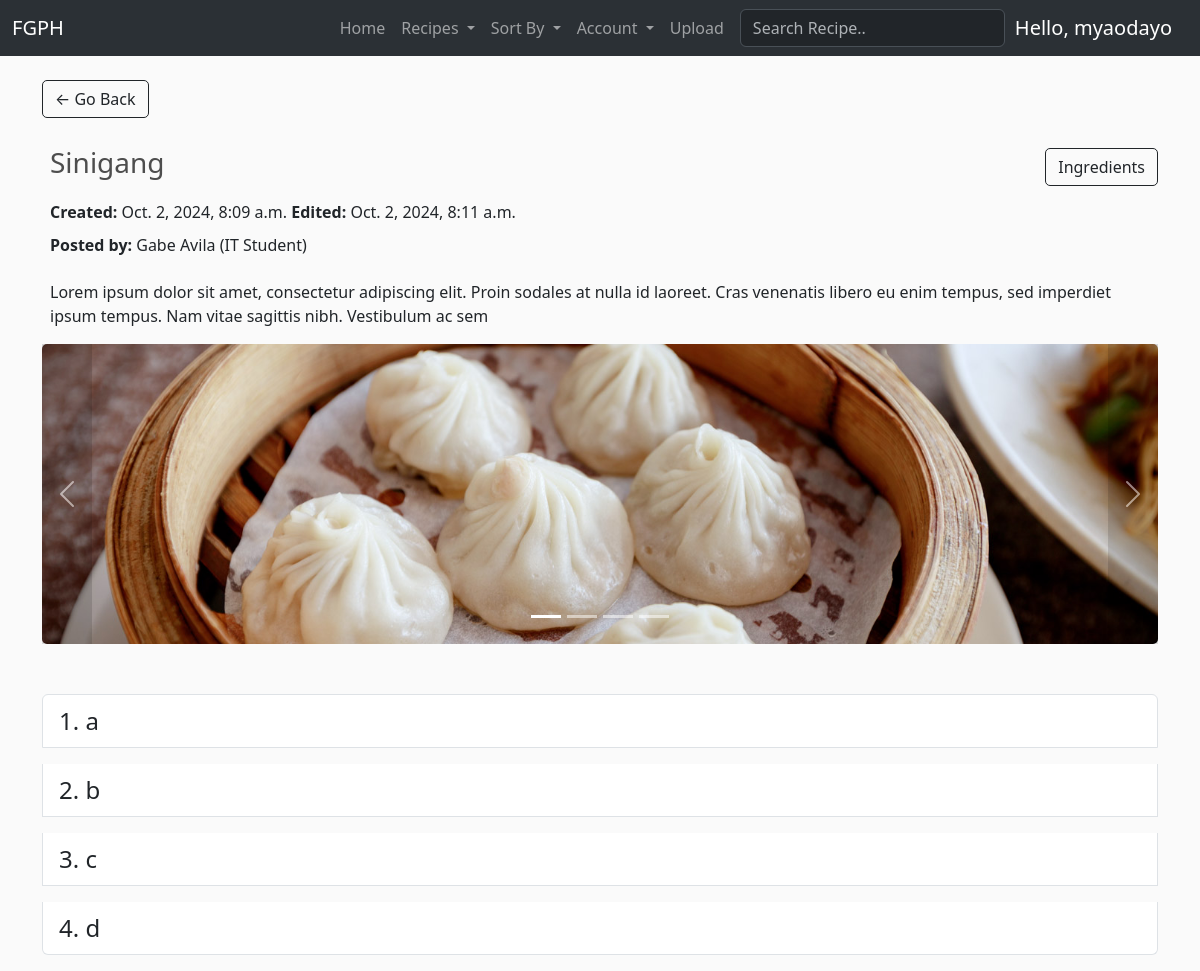
The app's page /recipe/6 (signed in) with its own data.
### FGPH/models.py (models this page shows, shortened)
class Recipe(models.Model):
	author = models.ForeignKey(RegisteredUser, null=True, on_delete=models.CASCADE, related_name='recipes')
	name = models.CharField(max_length=64)
	category = models.ForeignKey(Category, null=True, blank=True, on_delete=models.SET_NULL, related_name='recipes')
	tags = models.ManyToManyField(Tag)
	thumbnail = models.ImageField(default='placeholder.png')
	region = models.ForeignKey(Region, null=True, blank=True, on_delete=models.SET_NULL, related_name='recipes')
	description = models.CharField(max_length=500, null=True, blank=True)
	steps = models.JSONField(null=True)
	ingredients = models.JSONField(null=True)
	preparation_time = models.CharField(max_length=64, null=True, blank=True)
	serving_size = models.IntegerField(
		null=True,
		blank=True,
        validators=[
            MaxValueValidator(500),
            MinValueValidator(1)
        ]
    )
	date_created = models.DateTimeField(auto_now_add=True, null=True)
	date_modified = models.DateTimeField(auto_now=True, null=True)
	@property
	def recipeSteps(self):
		return json.loads(self.steps)

class RegisteredUser(models.Model):
	user = models.OneToOneField(User, null=True, blank=True, on_delete=models.CASCADE)
	name = models.CharField(max_length=200, null=True)
	email = models.CharField(max_length=200)
	title = models.CharField(default="", max_length=200, blank=True)
	profile_pic = models.ImageField(default="pfp.png", null=True, blank=True)
	date_created = models.DateTimeField(auto_now_add=True, null=True)
	def __str__(self):
	    return str(self.name)

class Image(models.Model):
	recipe = models.ForeignKey(Recipe, null=True, on_delete=models.CASCADE, related_name='images')
	photo = models.ImageField(null=True, upload_to=get_image_filename, verbose_name='Image')
	def __str__(self):
		return str(self.recipe.name)
	@property
	def imageURL(self):
		try:
			url = self.photo.url
		except:
			url = ''
		return url

### FGPH/views.py (the view)
# urls.py: path("recipe/<str:recipeId>", views.recipe, name='recipe'),
def recipe(request, recipeId):
    categories = Category.objects.all()
    recipe = Recipe.objects.get(id=recipeId)
    images = recipe.images.all()
    print(images.order_by("id"))
    steps = recipe.steps
    ingredients = recipe.ingredients
    context = {'categories': categories, 'recipe': recipe, 'images': images, 'steps': steps, 'ingredients': ingredients}
    return render(request, 'FGPH/recipe.html', context)

### FGPH/templatetags/get_group.py (called while the page is built)
@register.filter(name='has_group')
def has_group(user, group_name):
    return user.groups.filter(name=group_name).exists()

### FGPH/templates/FGPH/recipe.html (shortened to what this page needs)
{% extends 'FGPH/template.html' %}
{% load static %}
{% block content %}
<a class="btn btn-outline-dark" href="javascript:history.back()">&#x2190; Go Back</a>
<div class="d-flex mb-1">
  <div class="d-flex justify-content-start me-auto p-2">
    <h3 style="padding-top: 20px;">{{ recipe.name }}</h3>
  </div>
  <div style="height: fit-content; margin-top: 30px;" class="btn btn-outline-dark" data-bs-toggle="offcanvas" data-bs-target="#offcanvasNavbar" aria-controls="offcanvasNavbar" aria-label="Toggle navigation">Ingredients</div>
</div>
<div style="margin-bottom: 30px;">
  <p class="ms-2"> <strong>Created:</strong> {{ recipe.date_created }} <strong>Edited:</strong> {{ recipe.date_modified }}</p>
  <p style="line-height: 10px;" class="ms-2"><strong>Posted by:</strong> {{ recipe.author }} ({{ recipe.author.title }})</p>
</div>
<div>
  <p class="ms-2">{{ recipe.description }}</p>
</div>
<div id="myCarousel" class="carousel slide">
  <div class="carousel-indicators">
    {% for image in images %}
    <button type="button" data-bs-target="#myCarousel" data-bs-slide-to="0" class="carousel-indicators-btn active"></button>
    {% endfor %}
  </div>
  <div class="carousel-inner">
    {% for image in images %}
    <div style="height: 300px;" class="carousel-item">
      <img src="{{ image.imageURL }}" style="height: 300px;" class="thumbnail myImg" alt="{{ recipe.name }}">
    </div>
    {% endfor %}
  </div>
  <button class="bg-black bg-opacity-25 carousel-control-prev disabled" style="width: 50px;" type="button" data-bs-target="#myCarousel" data-bs-slide="prev">
    <span class="carousel-control-prev-icon" aria-hidden="true"></span>
  </button>
  <button class="bg-black bg-opacity-25 carousel-control-next disabled" style="width: 50px;" type="button" data-bs-target="#myCarousel" data-bs-slide="next">
    <span class="carousel-control-next-icon" aria-hidden="true"></span>
  </button>
</div>
  <ol style="margin-top: 50px;" class="list-group list-group-numbered">
  {% for step in recipe.steps %}
    <li class="list-group-item fs-4 mb-3">{{ step }}</li>
  {% endfor %}
  </ol>
{% endblock content %}

### FGPH/templates/FGPH/sections/navbar.html (shortened to what this page needs)
{% load get_group %}
<nav class="navbar navbar-expand-lg bg-body-tertiary" data-bs-theme="dark">
  <div class="container-fluid">
    <a class="navbar-brand" href="{% url 'FGPH:home' %}">FGPH</a>
    <div class="collapse navbar-collapse" id="navbarSupportedContent">
      <ul class="navbar-nav ms-auto me-2 mb-2 mb-lg-0">
        <li class="nav-item">
          <a class="nav-link" aria-current="page" href="{% url 'FGPH:home' %}">Home</a>
        </li>
        <li class="nav-item dropdown">
          <a class="nav-link dropdown-toggle" href="#" role="button" data-bs-toggle="dropdown" aria-expanded="false">
            Recipes
          </a>
        </li>
        <li class="nav-item dropdown">
          <a class="nav-link dropdown-toggle" href="#" role="button" data-bs-toggle="dropdown" aria-expanded="false">
            Sort By
          </a>
        </li>
        {% if request.user|has_group:"contributor" or request.user|has_group:"user" %}
        <li class="nav-item dropdown">
          <a class="nav-link dropdown-toggle" href="#" role="button" data-bs-toggle="dropdown" aria-expanded="false">
            Account
          </a>
        </li>
        {% endif %}
        {% if request.user|has_group:"contributor" %}
        <li class="nav-item">
          <a class="nav-link" aria-current="page" href="{% url 'FGPH:uploadRecipe' %}">Upload</a>
        </li>
        {% endif %}
      </ul>
      <form action="{% url 'FGPH:home' %}" method="get">
        <input class="form-control me-2" name="q" type="text" placeholder="Search Recipe.." aria-label="Search">
      </form>
      <div style="margin-left: 10px;">
        {% if request.user.is_authenticated %}
        <a class="navbar-brand">Hello, {{ request.user.username }}</a>
        {% else %}
        <a href="{% url 'FGPH:login' %}" class="btn btn-outline-warning">Login</a>
        {% endif %}
      </div>
    </div>
  </div>
</nav>

### static/css/main.css (style rules this page uses)
body { background-color: hsl(0, 0%, 98%); }
h1,h2,h3,h4,h5,h6 { color:hsl(0, 0%, 30%); }
.thumbnail { width: 100%; height: 200px; object-fit: cover; -webkit-box-shadow: -1px -3px 5px -2px rgba(214,214,214,1); -moz-box-shadow: -1px -3px 5px -2px rgba(214,214,214,1); box-shadow: -1px -3px 5px -2px rgba(214,214,214,1); }
.btn { border-radius: 5px; }
.myImg { border-radius: 5px; cursor: pointer; transition: 0.3s; }

### records on screen
Recipe: name "Sinigang", date_created "Oct. 2, 2024, 8:09 a.m.", date_modified "Oct. 2, 2024, 8:11 a.m.", author "Gabe Avila", author "IT Student", description "Lorem ipsum dolor sit amet, consectetur adipiscing elit. Proin sodales at nulla id laoreet. Cras venenatis libero eu enim tempus, sed imperdiet ipsum tempus. Nam vitae sagittis nibh. Vestibulum ac sem"
Image: imageURL (picture)

### other values on screen
{{ request.user.username }} "myaodayo"
{{ step }} "a" "b" "c" "d"
